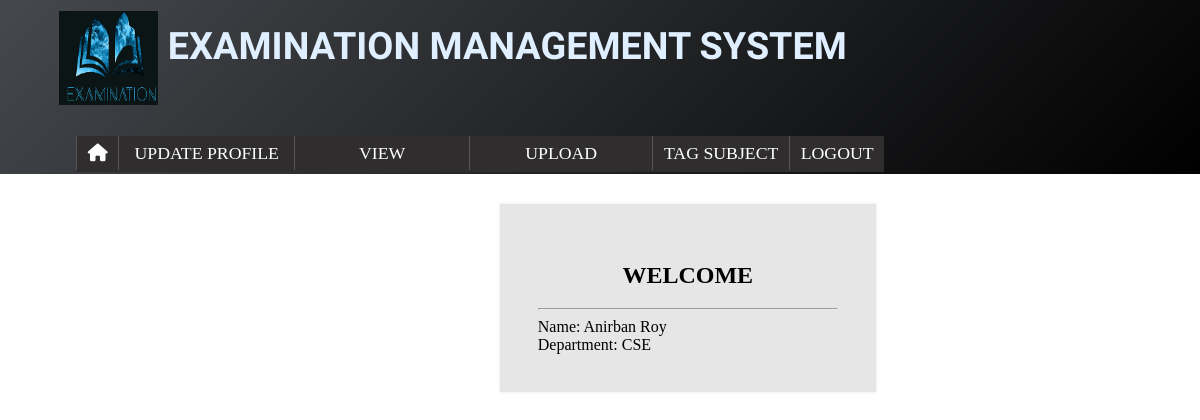
The app's page /Teacherhome.php (signed in) with its own data.
### tables this page shows
CREATE TABLE `teacher` (
  `username` varchar(50) NOT NULL,
  `fname` varchar(50) NOT NULL,
  `mname` varchar(50) DEFAULT NULL,
  `lname` varchar(50) NOT NULL,
  `dept` varchar(3) NOT NULL,
  `phone` bigint(10) NOT NULL,
  `password` varchar(14) NOT NULL
);

### Teacherhome.php (the view, shortened to what this page needs)
<!DOCTYPE html>
<html>
<head>
	<link href="Design.css?v=<?php echo time(); ?>" rel="stylesheet" type="text/css" />
</head>
<body style="background-image: url('Image/bg2.jpeg'); background-repeat: no-repeat;background-size: cover;-webkit-background-size: cover;
  -moz-background-size: cover;
  -o-background-size: cover;">
	<div class="header">
		<div class="header-content">
			<table class="header-table">
				<tr>
					<td class="logo-img">
						<div class="trigger"><img src="Image/logo1.png?v=<?php echo time(); ?>"></div>
					</td>
					<td class="logo-text">
						<table style="position: relative;">
							<tr>
								<td>
									<div class="logo-txt-acr">
										<b>EXAMINATION MANAGEMENT SYSTEM</b>
									</div>
								</td>
							</tr>
						</table>
					</td>
				</tr>
			</table>
			<table>
				<tr>
					<td>
						<div class="menu-bar">
							<ul>
								<li id="m1"><a href="Teacherhome.php" id="home-button"><i class="fas fa-home"></i></a></li>
								<li><a href="#">&nbsp;UPDATE PROFILE&nbsp;</a>
								</li>
								<li><a href="#">&nbsp;&nbsp;&nbsp;&nbsp;&nbsp;&nbsp;&nbsp;&nbsp;&nbsp;&nbsp;&nbsp;&nbsp;VIEW&nbsp;&nbsp;&nbsp;&nbsp;&nbsp;&nbsp;&nbsp;&nbsp;&nbsp;&nbsp;&nbsp;&nbsp;</a>
								</li>
								<li><a href="#">&nbsp;&nbsp;&nbsp;&nbsp;&nbsp;&nbsp;&nbsp;&nbsp;&nbsp;&nbsp;UPLOAD&nbsp;&nbsp;&nbsp;&nbsp;&nbsp;&nbsp;&nbsp;&nbsp;&nbsp;&nbsp;</a>
								</li>
								<li><a href="tagsubject.php">TAG SUBJECT</a></li>
								<li id="m5"><a href="Studentlogin.php">LOGOUT</a></li>
							</ul>
					</td>
				</tr>
			</table>
		</div>
	</div>
	<div class="login1">
		<h2 id="h2" align="center">WELCOME</h2>
		<hr>
		<?php
			require('db.php');
			$username=$_SESSION['username'];
			$q="Select * from teacher where username='$username'";
			$result=mysqli_query($connection,$q);
			while($row=mysqli_fetch_assoc($result))
			{
				echo "Name: ".$row['fname'].' '.$row['mname'].' '.$row['lname'];
				echo "<br>Department: ".$row['dept'];
			}
		?>
	</div>
</body>
</html>

### Design.css (style rules this page uses)
body,html { margin: 0; }
div { display: block; }
.header { background: #45484d; background: -moz-linear-gradient(-45deg, #45484d 0%, #000000 100%); background: -webkit-linear-gradient(-45deg, #45484d 0%,#000000 100%); background: linear-gradient(135deg, #45484d 0%,#000000 100%); filter: progid:DXImageTransform.Microsoft.gradient( startColorstr='#45484d', endColorstr='#000000',GradientType=1 ); margin-left:auto; margin-right:auto; height:4.6cm; min-width:30cm; min-height:4.6cm; position:sticky; top:0mm; }
.header > .header-content { margin-left:auto; margin-right:auto; width:80%; max-width:100%; min-width:30cm; position:relative; top:4mm; }
.logo-img { height:2.5cm; width:1.8cm; max-width:1.8cm; z-index:50; }
.trigger { height:2.5cm; width:1.8cm; max-width:1.8cm; z-index:50; }
.header-table .logo-text table { position:relative; left:1.5cm; }
.logo-img > .trigger > img { position:relative; top:-2mm; left:6mm; max-height:100%; }
.logo-txt-acr { font-family: Armata; font-size:10mm; color:#dfefff; position:relative; top:-0.5cm; left:0mm; max-width:25cm; width:25cm; min-width:25cm; }
.menu-bar { float:left; position:relative; left:0cm; top:0cm; width:30cm/; min-width:30cm font-family:Armata; font-size: 4.7mm; }
.menu-bar ul { display:inline-block; position:relative; }
.menu-bar ul li { float:left; display:block; height:100%; background-color: #2f2d2d; position:relative; }
.menu-bar a { width:6em; text-decoration:none; padding:0.4em 0.6em; border-spacing: 0mm; color:#fff; border-left: 1px solid rgba(180,180,180,0.3); }
.menu-bar ul, .menu-bar ul ul { line-height:200%; }
.login1 { width: 300px; margin: 30px 500px; background: #e6e6e6; box-shadow: 0 0 3px rgba(0,0,0, 0.1); padding:1cm; margin-bottom: 10px; }

### records on screen
teacher: fname "Anirban", lname "Roy", dept "CSE"
